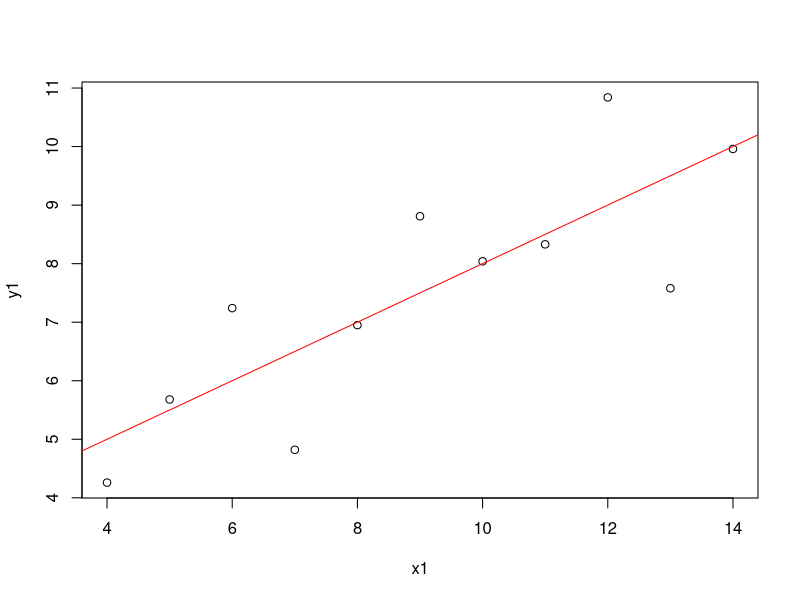
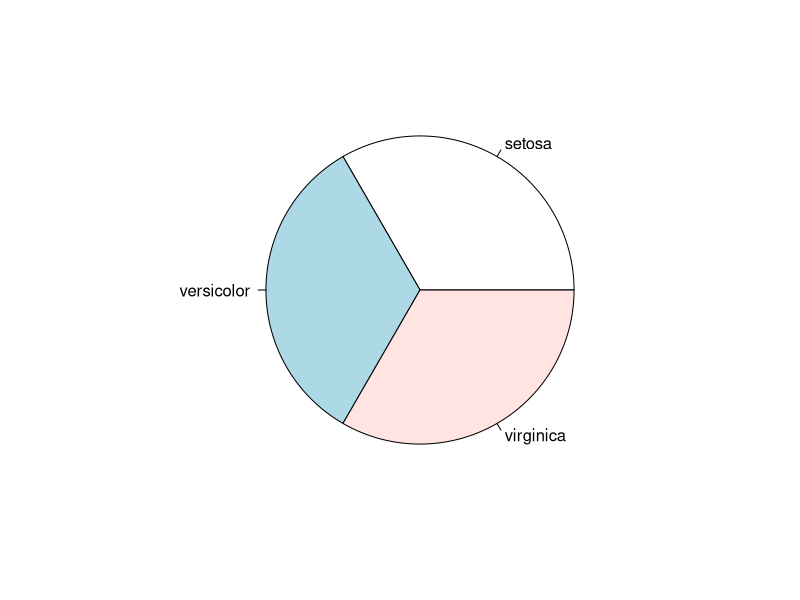
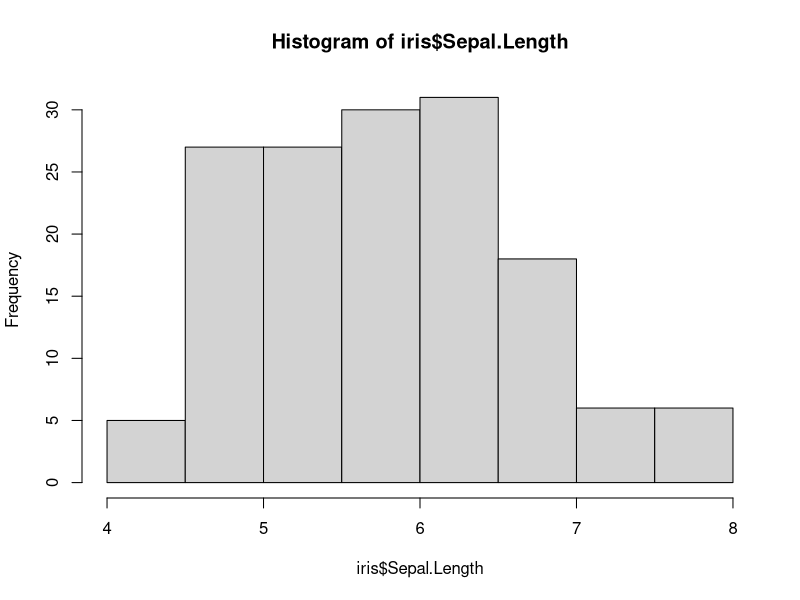
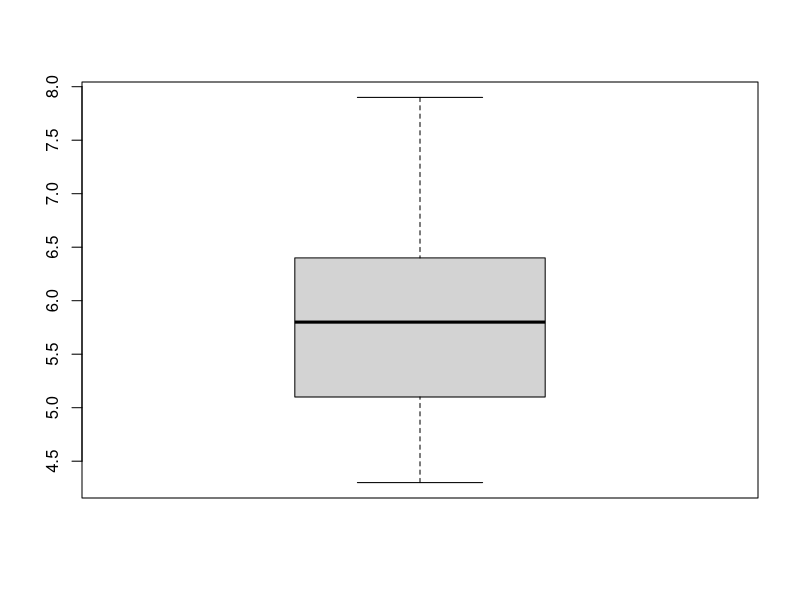
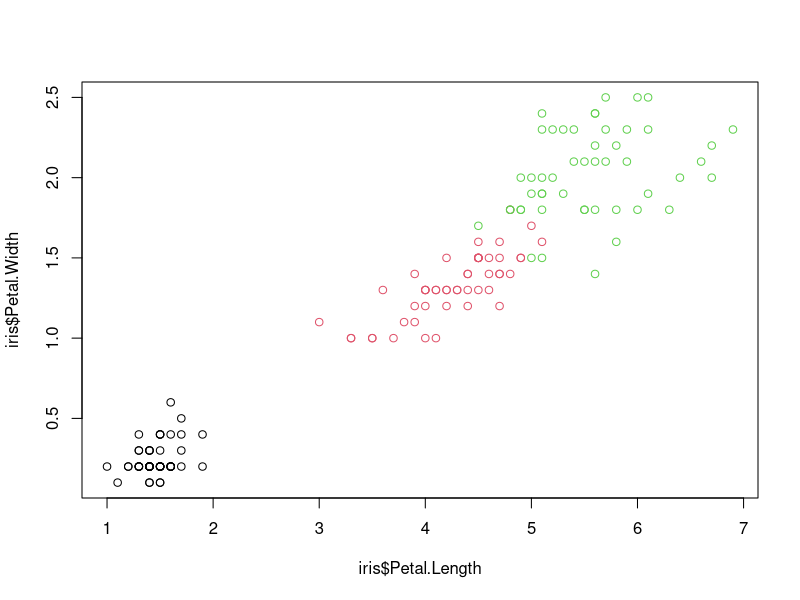
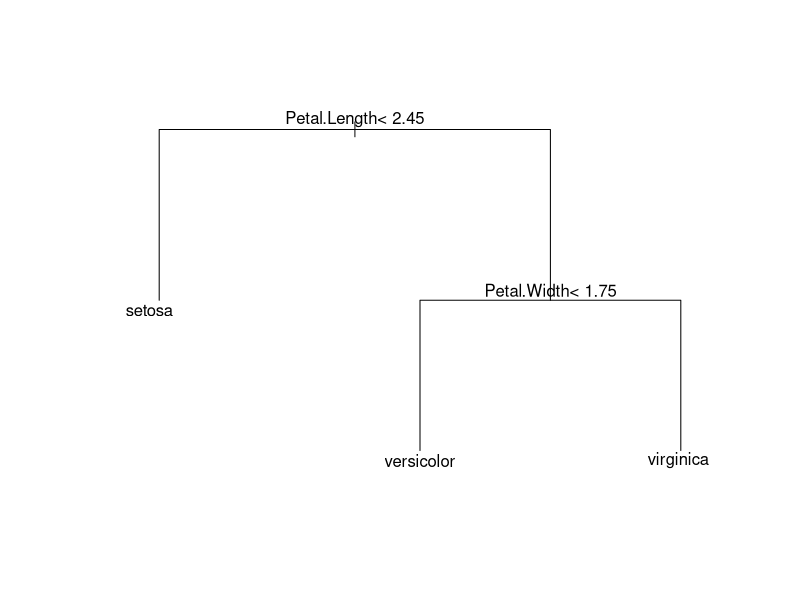
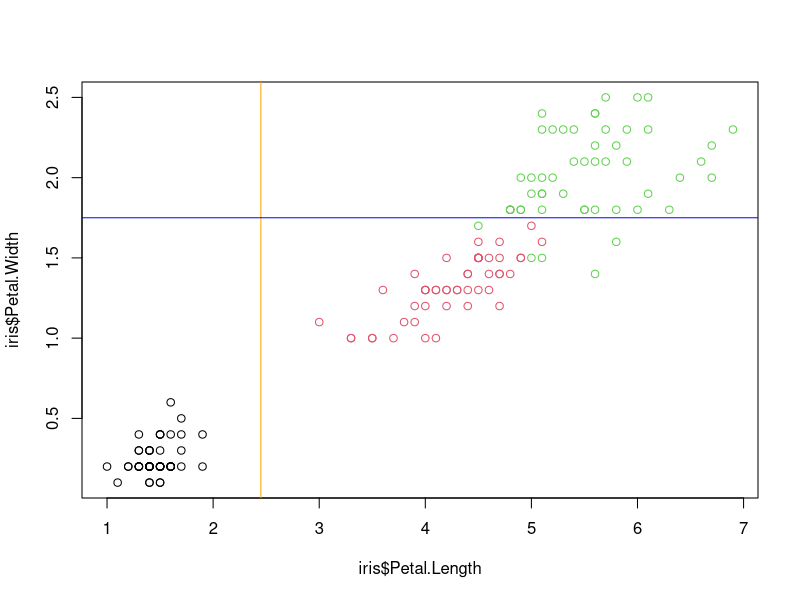

Write R code to recreate these figures, in order.
## R Basic

data(anscombe)
View(anscombe)
names(anscombe)
plot(y1 ~ x1, data = anscombe)
fit <- lm(y1 ~ x1, data= anscombe )
fit
abline(fit, col="red")
predict(fit, data.frame(x1 = 18))


## Iris Analysis
data(iris)
View(iris)
class(iris)
str(iris)
summary(iris)

head(iris)
tail(iris)
?head


iris[ c(1,2,3)  ,    ]
iris[ 1:6       ,    ]
iris[ 1:6       , 1:2]
iris[ 1:6       , c('Sepal.Length')]
iris$Sepal.Length
iris[iris$Species =='setosa',      ]

iris[(iris$Species =='setosa') & (iris$Sepal.Length >= 5),      ]
sort(iris$Sepal.Length)
sort(iris$Sepal.Length, decreasing = TRUE)


a <-  c(5,2,7,4,2,5)
sort(a)
order(a)

iris[order(iris$Sepal.Length, decreasing = TRUE),]

## Plot
pie(table(iris$Species))
hist(iris$Sepal.Length)
boxplot(iris$Sepal.Length)
plot(iris$Petal.Length, iris$Petal.Width, col=iris$Species)

#ML
install.packages("rpart")
library(rpart)
head(iris)
fit <- rpart(Species ~ Sepal.Length + Sepal.Width + Petal.Length + Petal.Width, data = iris)
fit
plot(fit, margin = 0.1)
text(fit)
pred <- predict(fit, iris[,-5], type='class')
table(iris$Species, pred)
(50 + 49 + 45)/ 150


plot(iris$Petal.Length, iris$Petal.Width, col=iris$Species)
abline(v = 2.45, col = "orange")
abline(h = 1.75, col = "blue")


install.packages("e1071")
library(e1071)
fit <- svm(Species ~ Sepal.Length + Sepal.Width + Petal.Length + Petal.Width, data = iris)
pred <- predict(fit, iris[,-5], type='class')
table(iris$Species, pred)
(50 + 48 + 48)/ 150
